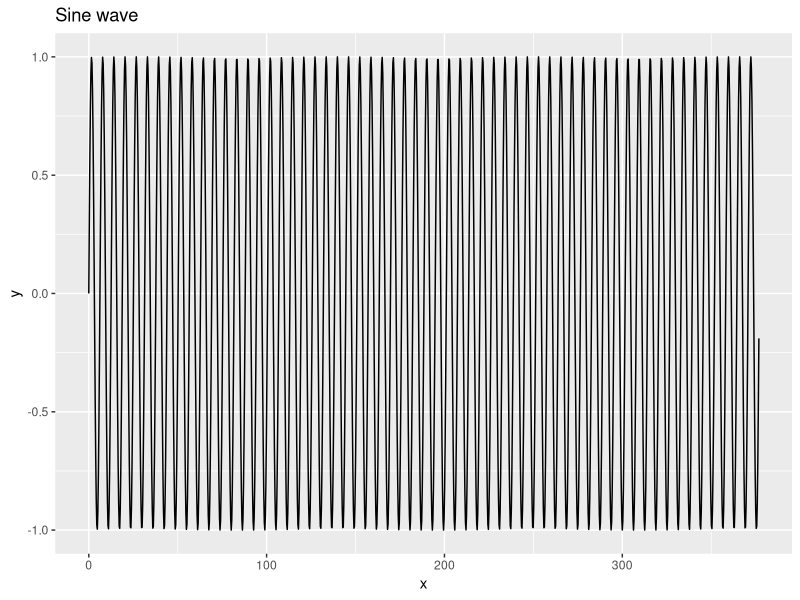

Here is the R script that generated this plot: (Note: this script raises an error after producing the figure.)
library(ggplot2)
#
# smooth, normal sine
#
t <- seq(0, pi*120, 0.3)
y <- sin(t)
p <- ggplot(data.frame(x = t, y = y), aes(x, y)) + geom_line() + ggtitle("Sine wave")
p
write.table(y, "../data/aa_synth/sine_0.txt", col.names = F, row.names = F)
#
# adding three anomalies of length pi
#
anomaly_pos = c(runif(1) * (max(t) - pi *2), runif(1) * (max(t) - pi *2), 
                runif(1) * (max(t) - pi *2))
points <- which(t >= anomaly_pos[1] & t <= anomaly_pos[1] + pi)
y[points] <- 1
points <- which(t >= anomaly_pos[2] & t <= anomaly_pos[2] + pi)
y[points] <- 0
points <- which(t >= anomaly_pos[3] & t <= anomaly_pos[3] + pi)
y[points] <- -1
p2 <- ggplot(data.frame(x = 1:length(y), y = y), aes(x, y)) + geom_line() + ggtitle("Sine wave + anomaly")
p2
write.table(y, "../data/aa_synth/sine_0_3a.txt", col.names = F, row.names = F)
#
# adding an anomaly of stretch and compression
#
# compression
#
k = 376.8/(length(t))
#anomaly_pos2 = c( runif(1) * (max(t) - pi *6), runif(1) * (max(t) - pi *6) )
anomaly_pos2 <- c( 360*k, 508*k)
points2 <- which(t >= anomaly_pos2[1] & t <= anomaly_pos2[1] + pi * 6)
points2 <- points2[ seq(1, length(points2), by = 2) ]
y <- y[ -points2 ]
p3 <- ggplot(data.frame(x = 1:length(y), y = y), aes(x, y)) + geom_line() + ggtitle("Sine wave + anomaly")
p3
write.table(y, "../data/aa_synth/sine_0_4a.txt", col.names = F, row.names = F)
#
# stretch
# 
points3 <- which(t >= anomaly_pos2[2] & t <= anomaly_pos2[2] + pi * 1.5)
points3_new <- sin( seq(t[min(points3)], t[max(points3)], by = 0.15) - length(points2) * 0.3)
y1 <- y
y[points3]
y1 <- c( y[1:(min(points3))], points3_new, y[(max(points3)):length(y)])
p4 <- ggplot(data.frame(x = 1:length(y1), y = y1), aes(x, y)) + geom_line() + ggtitle("Sine wave + anomaly")
p4
write.table(y1, "../data/aa_synth/sine_0_5a.txt", col.names = F, row.names = F)
#
# sampling interval
#
dd = data.frame(x = 1:length(y1), y = y1)
p5 <- ggplot(dd[745:1070,], aes(x, y)) + geom_line() + ggtitle("Sine wave + anomaly")
p5
#
# **** SOME QC
#
dd = fread("../RCode/TKDD/sine_and_5anomalies.txt")
plot(dd$V1, type = "l")
#
# **** SOME QC
#
#
#
# Random walk
#
n <- length(dd$V1)
step <- c(0.05,-0.05)
x <- rep(0,n)
for (i in 2:n) {
  x[i] <- x[i - 1] + sample(step, 1)
}
plot(x, type = "l")
write.table(x, "../RCode/TKDD/random_walk.txt", col.names = F, row.names = F)
#
# combine the series and the random walk
#
dd$V2 <- dd$V1 + x
plot(dd$V2[745:1070], type = "l")
write.table(dd$V2, "../RCode/TKDD/sine_5anomalies_rwalk.txt", col.names = F, row.names = F)
#
# add a random noise to combined TS
#
dd$V2 <- dd$V1 + x + 0.2 * (rnorm(length(dd$V1)) - 0.5)
plot(dd$V2, type = "l")
write.table(dd$V2, "../RCode/TKDD/sine_5anomalies_rwalk_02noise.txt", col.names = F, row.names = F)
#
#
dd$V2 <- dd$V1 + x + 0.1 * (rnorm(length(dd$V1)) - 0.5)
plot(dd$V2, type = "l")
write.table(dd$V2, "../RCode/TKDD/sine_5anomalies_rwalk_01noise.txt", col.names = F, row.names = F)
#
#
dd$V2 <- dd$V1 + x + 0.3 * (rnorm(length(dd$V1)) - 0.5)
plot(dd$V2, type = "l")
write.table(dd$V2, "../RCode/TKDD/sine_5anomalies_rwalk_03noise.txt", col.names = F, row.names = F)
#
#
dd$V2 <- dd$V1 + x + 0.4 * (rnorm(length(dd$V1)) - 0.5)
plot(dd$V2, type = "l")
write.table(dd$V2, "../RCode/TKDD/sine_5anomalies_rwalk_04noise.txt", col.names = F, row.names = F)
#
#
dd$V2 <- dd$V1 + x + 0.5 * (rnorm(length(dd$V1)) - 0.5)
plot(dd$V2, type = "l")
write.table(dd$V2, "../RCode/TKDD/sine_5anomalies_rwalk_05noise.txt", col.names = F, row.names = F)
#
#

